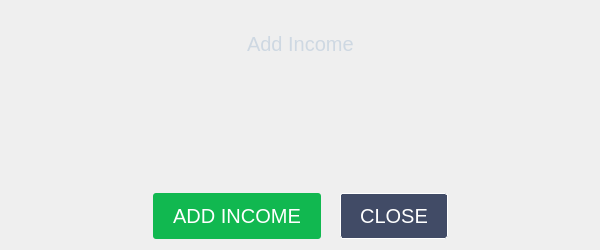
<?xml version="1.0" encoding="UTF-8"?>
<ui version="4.0">
 <class>AddIncome</class>
 <widget class="QWidget" name="AddIncome">
  <property name="geometry">
   <rect>
    <x>0</x>
    <y>0</y>
    <width>600</width>
    <height>250</height>
   </rect>
  </property>
  <property name="windowTitle">
   <string>Form</string>
  </property>
  <layout class="QVBoxLayout" name="verticalLayout_2">
   <item>
    <layout class="QHBoxLayout" name="horizontalLayout_2">
     <item>
      <spacer name="horizontalSpacer_3">
       <property name="orientation">
        <enum>Qt::Horizontal</enum>
       </property>
       <property name="sizeHint" stdset="0">
        <size>
         <width>40</width>
         <height>20</height>
        </size>
       </property>
      </spacer>
     </item>
     <item>
      <widget class="QLabel" name="title">
       <property name="styleSheet">
        <string notr="true">color: #CED8E2; 
font: 20px;</string>
       </property>
       <property name="text">
        <string>Add Income</string>
       </property>
      </widget>
     </item>
     <item>
      <spacer name="horizontalSpacer_4">
       <property name="orientation">
        <enum>Qt::Horizontal</enum>
       </property>
       <property name="sizeHint" stdset="0">
        <size>
         <width>40</width>
         <height>20</height>
        </size>
       </property>
      </spacer>
     </item>
    </layout>
   </item>
   <item>
    <layout class="QVBoxLayout" name="verticalLayout">
     <item>
      <layout class="QHBoxLayout" name="lineEditLayout">
       <item>
        <spacer name="horizontalSpacer_7">
         <property name="orientation">
          <enum>Qt::Horizontal</enum>
         </property>
         <property name="sizeHint" stdset="0">
          <size>
           <width>40</width>
           <height>20</height>
          </size>
         </property>
        </spacer>
       </item>
      </layout>
     </item>
     <item>
      <layout class="QHBoxLayout" name="horizontalLayout_4">
       <item>
        <spacer name="horizontalSpacer_5">
         <property name="orientation">
          <enum>Qt::Horizontal</enum>
         </property>
         <property name="sizeType">
          <enum>QSizePolicy::Expanding</enum>
         </property>
         <property name="sizeHint" stdset="0">
          <size>
           <width>40</width>
           <height>1</height>
          </size>
         </property>
        </spacer>
       </item>
       <item>
        <widget class="QWidget" name="lineWidget" native="true">
         <property name="baseSize">
          <size>
           <width>0</width>
           <height>0</height>
          </size>
         </property>
         <property name="styleSheet">
          <string notr="true">background-color: #BFC6D6;</string>
         </property>
        </widget>
       </item>
       <item>
        <spacer name="horizontalSpacer_6">
         <property name="orientation">
          <enum>Qt::Horizontal</enum>
         </property>
         <property name="sizeType">
          <enum>QSizePolicy::Expanding</enum>
         </property>
         <property name="sizeHint" stdset="0">
          <size>
           <width>40</width>
           <height>1</height>
          </size>
         </property>
        </spacer>
       </item>
      </layout>
     </item>
    </layout>
   </item>
   <item>
    <spacer name="verticalSpacer">
     <property name="orientation">
      <enum>Qt::Vertical</enum>
     </property>
     <property name="sizeType">
      <enum>QSizePolicy::Fixed</enum>
     </property>
     <property name="sizeHint" stdset="0">
      <size>
       <width>20</width>
       <height>40</height>
      </size>
     </property>
    </spacer>
   </item>
   <item>
    <layout class="QHBoxLayout" name="horizontalLayout" stretch="0,0,0,0,0">
     <item>
      <spacer name="horizontalSpacer">
       <property name="orientation">
        <enum>Qt::Horizontal</enum>
       </property>
       <property name="sizeHint" stdset="0">
        <size>
         <width>40</width>
         <height>20</height>
        </size>
       </property>
      </spacer>
     </item>
     <item>
      <widget class="QPushButton" name="addButton">
       <property name="styleSheet">
        <string notr="true">#addButton {
background-color: #11B850; 
border: 0px; 
padding: 11px 20px; 
font: 20px; 
color: white; 
border-radius: 3px; }

#addButton:hover { background-color: #0A863D; }

#addButton:pressed { background-color: #0A863D; }</string>
       </property>
       <property name="text">
        <string>ADD INCOME</string>
       </property>
      </widget>
     </item>
     <item>
      <widget class="QLabel" name="label_2">
       <property name="text">
        <string/>
       </property>
      </widget>
     </item>
     <item>
      <widget class="QPushButton" name="closeButton">
       <property name="styleSheet">
        <string notr="true">#closeButton {
background-color: #414B66; 
border: 1px solid white; 
padding: 10px 19px; 
font: 20px; 
color: white; 
border-radius: 3px; }

#closeButton:hover { background-color: #565D79; }

#closeButton:pressed { background-color: #565D79; }</string>
       </property>
       <property name="text">
        <string>CLOSE</string>
       </property>
      </widget>
     </item>
     <item>
      <spacer name="horizontalSpacer_2">
       <property name="orientation">
        <enum>Qt::Horizontal</enum>
       </property>
       <property name="sizeHint" stdset="0">
        <size>
         <width>40</width>
         <height>20</height>
        </size>
       </property>
      </spacer>
     </item>
    </layout>
   </item>
  </layout>
 </widget>
 <resources/>
 <connections/>
</ui>
